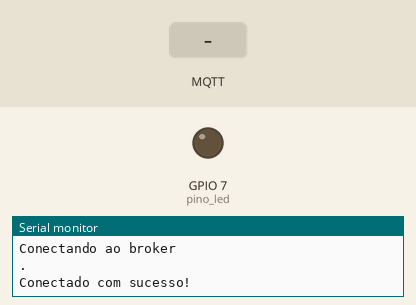
This sketch was run on a simulated ESP32-S3. On the bench: output pins drawn as LEDs (lit = HIGH), the last lines printed to the serial monitor. The test bench sets the inputs (shaded band). WiFi joins after 1.5 s; servers stay silent unless stated; a WiFi scan finds three made-up networks; random numbers use the default seed unless the sketch sets one; no MQTT or app messages arrive unless stated.

Above: at 5.9 s.
6.0 s: MQTT message "Acender" arrives on the first subscribed topic
At 6.7 s:
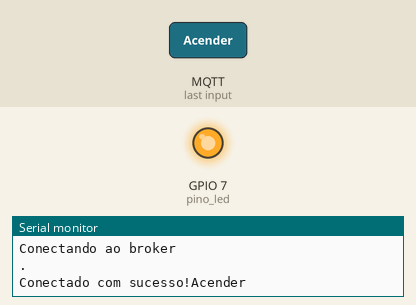
7.5 s: MQTT message "Desligar" arrives on the first subscribed topic
At 7.8 s:
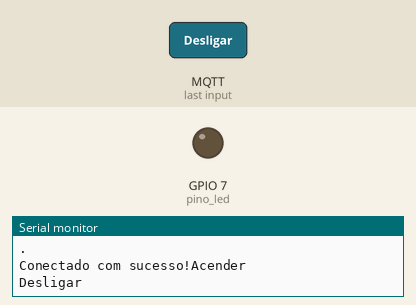
Timing chart, 0 to 10.5 s (numbered marks = the images above; inputs shaded):
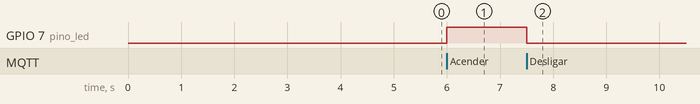

The sketch:

Exercicio_Contato_entre_arduinos.ino
```cpp
#include <WiFi.h>
#include <PubSubClient.h>
const byte pino_led = 7;
const String SSID = "Vi@@";
const String PSWD = "vinicius";

const String brokerUrl = "test.mosquitto.org";              //URL do broker (servidor)
const int port = 1883;                                      //Porta do broker (servidor)

WiFiClient espClient;                                       //Criando Cliente WiFi
PubSubClient mqttClient(espClient);                         //Criando Cliente MQTT
void scanLocalworks();
void connectLocalworks();
void connectBroker();
const String topic_1 = "Carrinho/Cheio/1";
const String topic_2 = "Carrinho/Cheio/2";
void setup() {
  // put your setup code here, to run once:
  Serial.begin(115200);
  scanLocalworks();
  connectLocalworks();
  connectBroker();
  pinMode(pino_led, OUTPUT);
}


void loop() {
if(Serial.available() > 0){
  String mensagem = Serial.readStringUntil('\n');

  mqttClient.publish("Carrinho/Cheio/1",mensagem.c_str());

}
if(WiFi.status() != WL_CONNECTED){
  Serial.print("Conexão Perdida\n");
  connectLocalworks();
}
if(!mqttClient.connected()){
  Serial.println("Erro de Conexão no Broker");
  connectBroker();
}


mqttClient.loop();
}
void connectLocalworks(){
  Serial.println("Iniciando conexão com rede WiFi");

  while (WiFi.status() != WL_CONNECTED){
    WiFi.begin(SSID,PSWD);
    Serial.print(".");
    delay(2000);
  }
  Serial.println("\nConectado!");
}
void scanLocalworks(){
  Serial.println("Iniciando Scan de redes Wi- Fi");
  int number = WiFi.scanNetworks();
  delay (500);
  if(number == -1)  {
    Serial.println("ERRO!. Não deu boa");
  }
  else{
    for(int net = 0; net < number; net++){
      Serial.printf("cont: %d", net);
      Serial.printf("---- %d - %s | %d db\n",net,WiFi.SSID(net),WiFi.RSSI(net));

    }
    // Serial.printf("Número de redes encontradas: %d\n", number);
  }
}
void connectBroker(){
  Serial.println("Conectando ao broker");
  mqttClient.setServer(brokerUrl.c_str(), port);
  String userId = "ESP-alves9";
  userId += String(random(0xffff), HEX);

  while(!mqttClient.connected()){
    mqttClient.connect(userId.c_str());
    Serial.println(".");
    delay(200);
  }
    mqttClient.subscribe("Carrinho/Cheio/2");
    mqttClient.setCallback(callback);

    Serial.print("Conectado com sucesso!");
  }
void callback(char* topic, byte* payload, unsigned long length){
  String resposta = "";
  for(int i = 0; i < length;i++){
    // ele vai pegar um byte e  e transformar em letra
    resposta += (char) payload[i];
  }
  // Serial.println("Recebido: " + resposta);
  Serial.println(resposta);
if(resposta == "Acender"){
  digitalWrite(pino_led, HIGH);
  }else if(resposta == "Desligar"){
    digitalWrite(pino_led,LOW);
  }
}
```

Measured:
- after the input at 6.0 s, GPIO 7 (pino_led): LOW → HIGH at once
- after the input at 7.5 s, GPIO 7 (pino_led): HIGH → LOW at once
